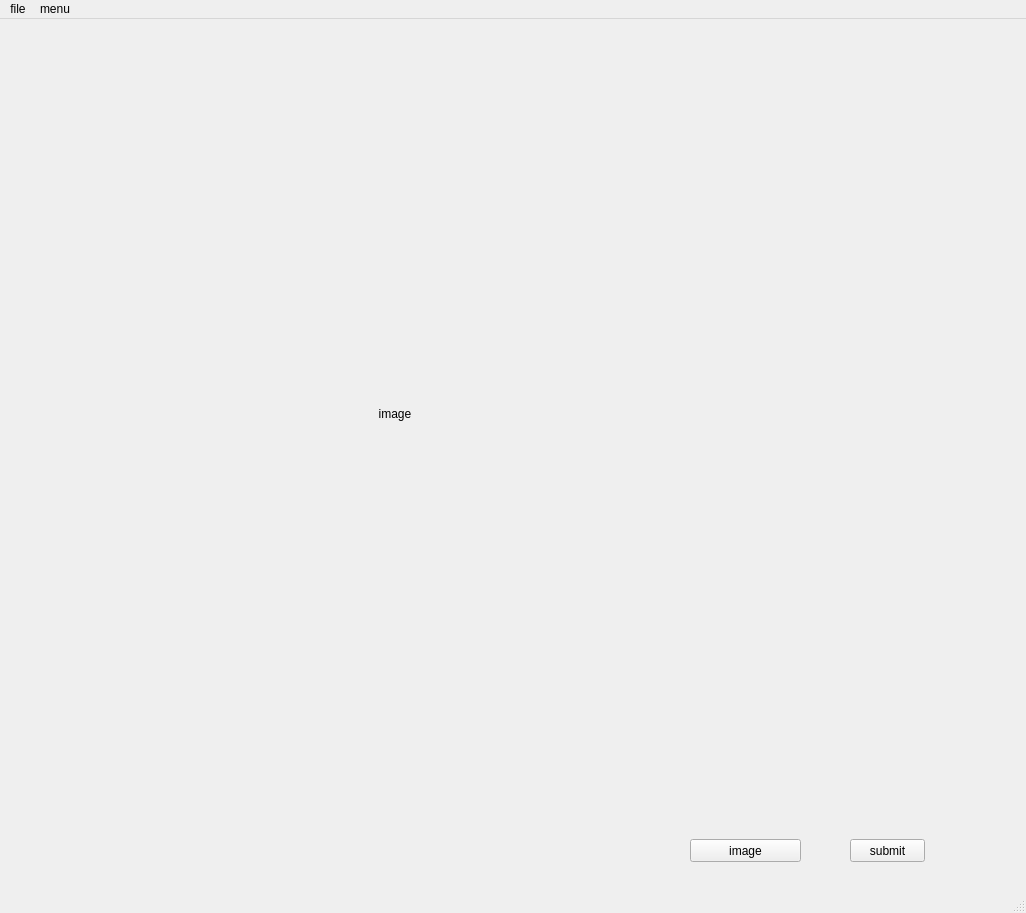
<?xml version="1.0" encoding="UTF-8"?>
<ui version="4.0">
 <class>Auto_labeling</class>
 <widget class="QMainWindow" name="Auto_labeling">
  <property name="geometry">
   <rect>
    <x>0</x>
    <y>0</y>
    <width>1026</width>
    <height>913</height>
   </rect>
  </property>
  <property name="windowTitle">
   <string>Auto_Labeling</string>
  </property>
  <property name="iconSize">
   <size>
    <width>24</width>
    <height>24</height>
   </size>
  </property>
  <widget class="QWidget" name="centralwidget">
   <widget class="QPushButton" name="btn1">
    <property name="geometry">
     <rect>
      <x>690</x>
      <y>820</y>
      <width>111</width>
      <height>23</height>
     </rect>
    </property>
    <property name="text">
     <string>image</string>
    </property>
   </widget>
   <widget class="QPushButton" name="btn2">
    <property name="geometry">
     <rect>
      <x>850</x>
      <y>820</y>
      <width>75</width>
      <height>23</height>
     </rect>
    </property>
    <property name="text">
     <string>submit</string>
    </property>
   </widget>
   <widget class="QLabel" name="label">
    <property name="geometry">
     <rect>
      <x>20</x>
      <y>20</y>
      <width>750</width>
      <height>750</height>
     </rect>
    </property>
    <property name="text">
     <string>image</string>
    </property>
    <property name="alignment">
     <set>Qt::AlignCenter</set>
    </property>
   </widget>
  </widget>
  <widget class="QMenuBar" name="menubar">
   <property name="geometry">
    <rect>
     <x>0</x>
     <y>0</y>
     <width>1026</width>
     <height>21</height>
    </rect>
   </property>
   <widget class="QMenu" name="menumenu">
    <property name="title">
     <string>menu</string>
    </property>
    <addaction name="action1"/>
    <addaction name="action2"/>
   </widget>
   <widget class="QMenu" name="menuopen">
    <property name="title">
     <string>file</string>
    </property>
    <addaction name="openfilemenubar"/>
    <addaction name="separator"/>
    <addaction name="actionsave_2"/>
    <addaction name="separator"/>
    <addaction name="actionexit"/>
   </widget>
   <addaction name="menuopen"/>
   <addaction name="menumenu"/>
  </widget>
  <widget class="QStatusBar" name="statusbar"/>
  <action name="action1">
   <property name="text">
    <string>1.</string>
   </property>
  </action>
  <action name="action2">
   <property name="text">
    <string>2.</string>
   </property>
  </action>
  <action name="actionfile">
   <property name="text">
    <string>file</string>
   </property>
  </action>
  <action name="actionsave">
   <property name="text">
    <string>save</string>
   </property>
  </action>
  <action name="openfilemenubar">
   <property name="text">
    <string>open</string>
   </property>
  </action>
  <action name="actionsave_2">
   <property name="text">
    <string>save</string>
   </property>
  </action>
  <action name="actionexit">
   <property name="text">
    <string>exit</string>
   </property>
  </action>
 </widget>
 <resources/>
 <connections/>
</ui>
